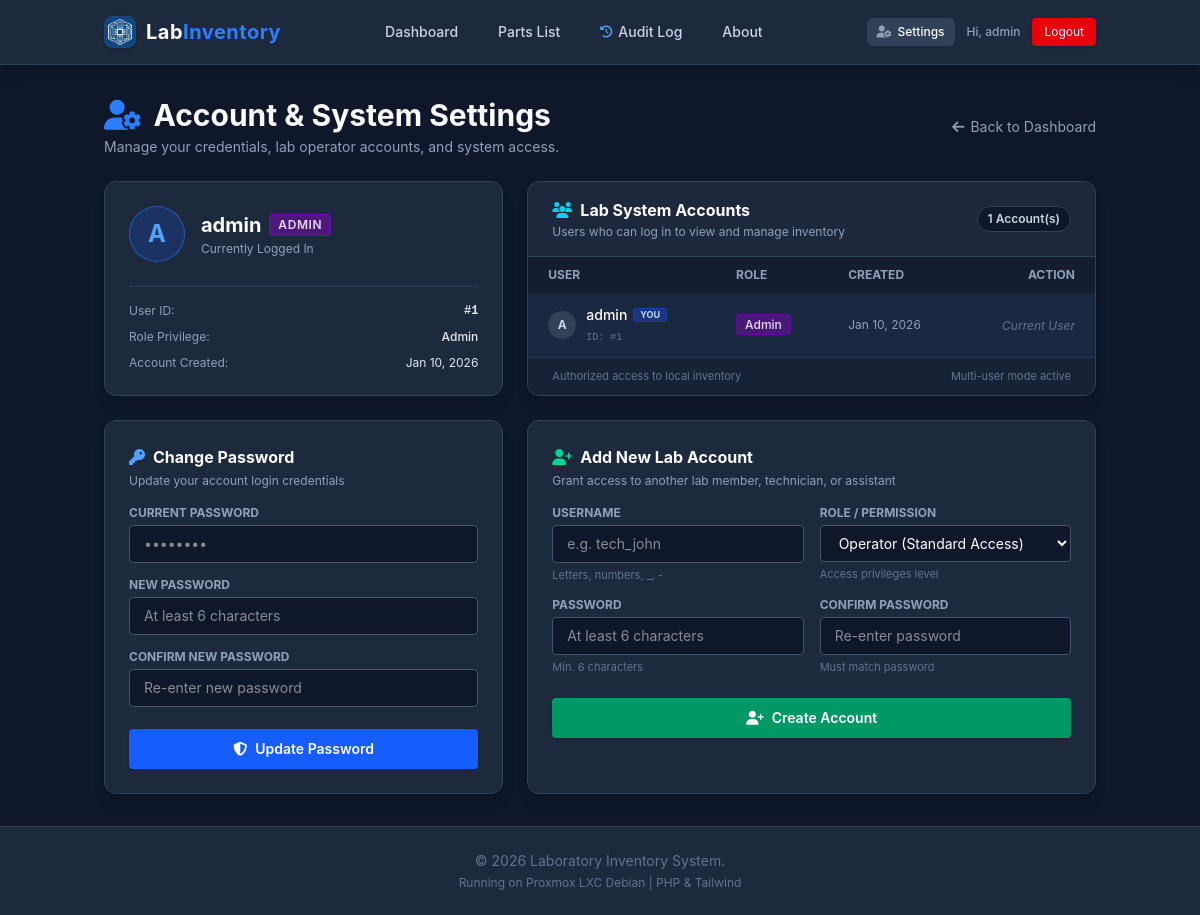
The app's page /pages/account.php (signed in) with its own data.
### tables this page shows
CREATE TABLE `users` (
  `id` int(11) NOT NULL,
  `username` varchar(50) NOT NULL,
  `password` varchar(255) NOT NULL,
  `role` enum('Admin','Operator') NOT NULL DEFAULT 'Admin',
  `created_at` timestamp NOT NULL DEFAULT current_timestamp()
);

### pages/account.php (the view, shortened to what this page needs)
<?php
require '../includes/db_conn.php';
require '../includes/header.php';
$current_user_id = (int)$_SESSION['user_id'];
$cur_stmt = $conn->prepare("SELECT username, role, created_at FROM users WHERE id = ?");
$cur_stmt->bind_param("i", $current_user_id);
$cur_stmt->execute();
$current_user = $cur_stmt->get_result()->fetch_assoc();
$users_res = $conn->query("SELECT id, username, role, created_at FROM users ORDER BY id ASC");
$all_users = [];
while ($u = $users_res->fetch_assoc()) {
    $all_users[] = $u;
}
?>
<div class="max-w-5xl mx-auto space-y-6">
    <div class="flex flex-wrap justify-between items-center gap-4">
        <div>
            <h1 class="text-3xl font-bold text-white flex items-center gap-3">
                <i class="fa-solid fa-user-gear text-blue-500"></i> Account &amp; System Settings
            </h1>
            <p class="text-sm text-slate-400 mt-1">Manage your credentials, lab operator accounts, and system access.</p>
        </div>
        <a href="home.php" class="text-sm text-slate-400 hover:text-white transition flex items-center gap-1.5">
            <i class="fa-solid fa-arrow-left"></i> Back to Dashboard
        </a>
    </div>
    <div class="grid grid-cols-1 lg:grid-cols-12 gap-6 items-stretch">
        <div class="lg:col-span-5 flex flex-col">
            <div class="bg-slate-800 rounded-xl border border-slate-700 p-6 shadow-lg h-full flex flex-col justify-between">
                <div>
                    <div class="flex items-center gap-4 mb-4">
                        <div class="w-14 h-14 rounded-full bg-blue-600/20 border border-blue-500/50 flex items-center justify-center text-blue-400 text-2xl font-bold flex-shrink-0">
                            <?php echo strtoupper(substr($current_user['username'] ?? 'U', 0, 1)); ?>
                        </div>
                        <div>
                            <div class="flex items-center gap-2">
                                <h2 class="text-xl font-bold text-white"><?php echo htmlspecialchars($current_user['username'] ?? 'User'); ?></h2>
                                <span class="text-xs font-semibold px-2 py-0.5 rounded uppercase tracking-wider <?php echo ($current_user['role'] ?? 'Admin') === 'Admin' ? 'bg-purple-900/80 text-purple-200 border border-purple-700/50' : 'bg-slate-700 text-slate-300'; ?>">
                                    <?php echo htmlspecialchars($current_user['role'] ?? 'Admin'); ?>
                                </span>
                            </div>
                            <p class="text-xs text-slate-400 mt-0.5">Currently Logged In</p>
                        </div>
                    </div>
                </div>
                <div class="border-t border-slate-700/80 pt-4 mt-auto text-xs text-slate-400 space-y-2.5">
                    <div class="flex justify-between items-center">
                        <span class="text-slate-400">User ID:</span>
                        <span class="font-mono text-slate-200 font-semibold">#<?php echo $current_user_id; ?></span>
                    </div>
                    <div class="flex justify-between items-center">
                        <span class="text-slate-400">Role Privilege:</span>
                        <span class="text-slate-200 font-medium"><?php echo htmlspecialchars($current_user['role'] ?? 'Admin'); ?></span>
                    </div>
                    <div class="flex justify-between items-center">
                        <span class="text-slate-400">Account Created:</span>
                        <span class="text-slate-200"><?php echo !empty($current_user['created_at']) ? date("M d, Y", strtotime($current_user['created_at'])) : '—'; ?></span>
                    </div>
                </div>
            </div>
        </div>
        <div class="lg:col-span-7 flex flex-col">
            <div class="bg-slate-800 rounded-xl border border-slate-700 shadow-lg overflow-hidden h-full flex flex-col justify-between">
                <div>
                    <div class="px-6 py-4 border-b border-slate-700 flex justify-between items-center bg-slate-800/80">
                        <div>
                            <h3 class="text-base font-bold text-white flex items-center gap-2">
                                <i class="fa-solid fa-users text-cyan-400"></i> Lab System Accounts
                            </h3>
                            <p class="text-xs text-slate-400 mt-0.5">Users who can log in to view and manage inventory</p>
                        </div>
                        <span class="text-xs font-semibold px-2.5 py-1 rounded-full bg-slate-900 text-slate-300 border border-slate-700">
                            <?php echo count($all_users); ?> Account(s)
                        </span>
                    </div>
                    <div class="overflow-x-auto max-h-[170px] overflow-y-auto">
                        <table class="w-full text-left text-sm text-slate-300">
                            <thead class="bg-slate-900/60 text-slate-400 uppercase text-xs sticky top-0">
                                <tr>
                                    <th class="px-5 py-2.5">User</th>
                                    <th class="px-5 py-2.5">Role</th>
                                    <th class="px-5 py-2.5">Created</th>
                                    <th class="px-5 py-2.5 text-right">Action</th>
                                </tr>
                            </thead>
                            <tbody class="divide-y divide-slate-700">
                                <?php foreach ($all_users as $u): ?>
                                    <?php $is_self = ((int)$u['id'] === $current_user_id); ?>
                                    <tr class="hover:bg-slate-700/30 transition <?php echo $is_self ? 'bg-blue-950/20' : ''; ?>">
                                        <td class="px-5 py-3 font-medium text-white flex items-center gap-2.5">
                                            <div class="w-7 h-7 rounded-full bg-slate-700 flex items-center justify-center text-xs font-bold text-slate-300 flex-shrink-0">
                                                <?php echo strtoupper(substr($u['username'], 0, 1)); ?>
                                            </div>
                                            <div>
                                                <div class="flex items-center gap-1.5">
                                                    <span><?php echo htmlspecialchars($u['username']); ?></span>
                                                    <?php if ($is_self): ?>
                                                        <span class="text-[9px] uppercase font-bold px-1.5 py-0.2 rounded bg-blue-900/80 text-blue-200 border border-blue-700/50">You</span>
                                                    <?php endif; ?>
                                                </div>
                                                <span class="text-[10px] text-slate-500 font-mono">ID: #<?php echo (int)$u['id']; ?></span>
                                            </div>
                                        </td>
                                        <td class="px-5 py-3 text-xs">
                                            <span class="px-2 py-0.5 rounded font-medium <?php echo ($u['role'] ?? 'Admin') === 'Admin' ? 'bg-purple-900/70 text-purple-200 border border-purple-700/40' : 'bg-slate-700 text-slate-300'; ?>">
                                                <?php echo htmlspecialchars($u['role'] ?? 'Admin'); ?>
                                            </span>
                                        </td>
                                        <td class="px-5 py-3 text-xs text-slate-400">
                                            <?php echo !empty($u['created_at']) ? date("M d, Y", strtotime($u['created_at'])) : '—'; ?>
                                        </td>
                                        <td class="px-5 py-3 text-right">
                                            <?php if ($is_self): ?>
                                                <span class="text-xs text-slate-500 italic">Current User</span>
                                            <?php endif; ?>
                                        </td>
                                    </tr>
                                <?php endforeach; ?>
                            </tbody>
                        </table>
                    </div>
                </div>
                <div class="px-6 py-2.5 bg-slate-900/40 border-t border-slate-700/70 text-[11px] text-slate-500 flex justify-between items-center">
                    <span>Authorized access to local inventory</span>
                    <span>Multi-user mode active</span>
                </div>
            </div>
        </div>
        <div class="lg:col-span-5 flex flex-col">
            <div class="bg-slate-800 rounded-xl border border-slate-700 p-6 shadow-lg h-full flex flex-col justify-between">
                <div>
                    <h3 class="text-base font-bold text-white mb-1 flex items-center gap-2">
                        <i class="fa-solid fa-key text-blue-400"></i> Change Password
                    </h3>
                    <p class="text-xs text-slate-400 mb-4">Update your account login credentials</p>
                    <form method="POST" action="account.php" class="space-y-3.5">
                        <div>
                            <label class="block text-slate-400 text-xs font-bold uppercase mb-1">Current Password</label>
                            <input type="password" name="current_password" required autocomplete="current-password"
                                placeholder="••••••••"
                                class="w-full bg-slate-900 border border-slate-600 text-white rounded px-3.5 py-2 text-sm focus:outline-none focus:border-blue-500 transition">
                        </div>
                        <div>
                            <label class="block text-slate-400 text-xs font-bold uppercase mb-1">New Password</label>
                            <input type="password" name="new_password" required minlength="6" autocomplete="new-password"
                                placeholder="At least 6 characters"
                                class="w-full bg-slate-900 border border-slate-600 text-white rounded px-3.5 py-2 text-sm focus:outline-none focus:border-blue-500 transition">
                        </div>
                        <div>
                            <label class="block text-slate-400 text-xs font-bold uppercase mb-1">Confirm New Password</label>
                            <input type="password" name="confirm_password" required minlength="6" autocomplete="new-password"
                                placeholder="Re-enter new password"
                                class="w-full bg-slate-900 border border-slate-600 text-white rounded px-3.5 py-2 text-sm focus:outline-none focus:border-blue-500 transition">
                        </div>
                        <div class="pt-2">
                            <button type="submit"
                                class="w-full bg-blue-600 hover:bg-blue-500 text-white font-semibold py-2.5 px-4 rounded shadow transition flex items-center justify-center gap-2 cursor-pointer text-sm">
                                <i class="fa-solid fa-shield-halved"></i> Update Password
                            </button>
                        </div>
                    </form>
                </div>
            </div>
        </div>
        <div class="lg:col-span-7 flex flex-col">
            <div class="bg-slate-800 rounded-xl border border-slate-700 p-6 shadow-lg h-full flex flex-col justify-between">
                <div>
                    <h3 class="text-base font-bold text-white mb-1 flex items-center gap-2">
                        <i class="fa-solid fa-user-plus text-emerald-400"></i> Add New Lab Account
                    </h3>
                    <p class="text-xs text-slate-400 mb-4">Grant access to another lab member, technician, or assistant</p>
                    <form method="POST" action="account.php" class="space-y-3.5">
                        <div class="grid grid-cols-1 sm:grid-cols-2 gap-4">
                            <div>
                                <label class="block text-slate-400 text-xs font-bold uppercase mb-1">Username</label>
                                <input type="text" name="new_username" required placeholder="e.g. tech_john"
                                    class="w-full bg-slate-900 border border-slate-600 text-white rounded px-3.5 py-2 text-sm focus:outline-none focus:border-blue-500 transition">
                                <p class="text-[11px] text-slate-500 mt-1">Letters, numbers, _, -</p>
                            </div>
                            <div>
                                <label class="block text-slate-400 text-xs font-bold uppercase mb-1">Role / Permission</label>
                                <select name="new_role" class="w-full bg-slate-900 border border-slate-600 text-white rounded px-3.5 py-2 text-sm focus:outline-none focus:border-blue-500 transition">
                                    <option value="Operator">Operator (Standard Access)</option>
                                </select>
                                <p class="text-[11px] text-slate-500 mt-1">Access privileges level</p>
                            </div>
                        </div>
                        <div class="grid grid-cols-1 sm:grid-cols-2 gap-4">
                            <div>
                                <label class="block text-slate-400 text-xs font-bold uppercase mb-1">Password</label>
                                <input type="password" name="new_user_password" required minlength="6" autocomplete="new-password"
                                    placeholder="At least 6 characters"
                                    class="w-full bg-slate-900 border border-slate-600 text-white rounded px-3.5 py-2 text-sm focus:outline-none focus:border-blue-500 transition">
                                <p class="text-[11px] text-slate-500 mt-1">Min. 6 characters</p>
                            </div>
                            <div>
                                <label class="block text-slate-400 text-xs font-bold uppercase mb-1">Confirm Password</label>
                                <input type="password" name="confirm_user_password" required minlength="6" autocomplete="new-password"
                                    placeholder="Re-enter password"
                                    class="w-full bg-slate-900 border border-slate-600 text-white rounded px-3.5 py-2 text-sm focus:outline-none focus:border-blue-500 transition">
                                <p class="text-[11px] text-slate-500 mt-1">Must match password</p>
                            </div>
                        </div>
                        <div class="pt-2">
                            <button type="submit"
                                class="w-full bg-emerald-600 hover:bg-emerald-500 text-white font-semibold py-2.5 px-4 rounded shadow transition flex items-center justify-center gap-2 cursor-pointer text-sm">
                                <i class="fa-solid fa-user-plus"></i> Create Account
                            </button>
                        </div>
                    </form>
                </div>
            </div>
        </div>
    </div>
</div>
<?php require '../includes/footer.php'; ?>

### records on screen
users: username "A", username "admin", role "ADMIN", role "Admin", created_at "Jan 10, 2026", shows "YOU", id "1", shows "Current User"

### other values on screen
$_SESSION['username'] "admin"
$current_user_id "1"
count($all_users) "1"
